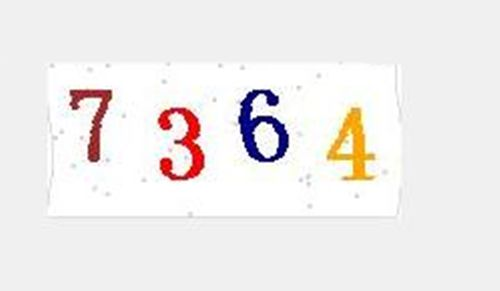
#> input picture TrainingBattalionGit/test4.jpeg, 500 x 291 px
$ python 'Login——知乎.py'
#> lines starting #> are read from the running program, lines starting #| are printed output that depends on the picture; after the words box and inside, x2 and y2 are one past the last pixel; in counts of white or black regions, pixels touching at a corner belong together
from PIL import Image
import tesserocr

#设置二值化阀值
def grad(threshold):
    grad = []
    threshold = 100
    for i in range(256):
        if i < threshold:
            grad.append(0)
        else:
            grad.append(1)
    return grad

image1=Image.open('test4.jpeg')
#> image1 is the input picture: PIL image 500x291 RGB; mean R, G, B 239.9, 236.8, 235.9
#做灰度处理
image1L = image1.convert('L')
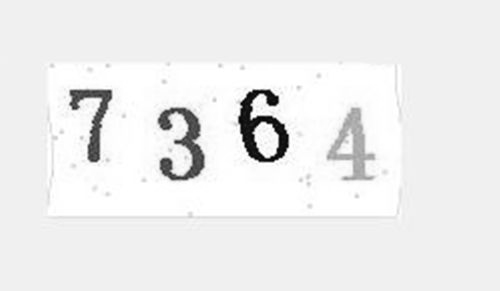
#> image1L: PIL image 500x291 L; min 5, max 255, mean 237.7
#二值化
# image11 = image1L.convert('1')

#设置二值化阀值
grad = grad(100)
image11 = image1L.point(grad,'1')
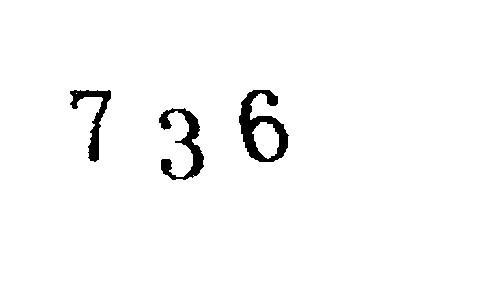
#> image11: PIL image 500x291 1; 97.6% white; 3 black regions, box (x1, y1, x2, y2) and area: (239, 90, 289, 162) 1515, (159, 108, 204, 180) 1146, (70, 90, 111, 162) 836
print(tesserocr.image_to_text(image11))
#> (this line was passed over: tesserocr is not available in this run)


print(tesserocr.file_to_text('test4.jpeg'))
#> (this line was passed over: tesserocr is not available in this run)
print(tesserocr.file_to_text('test3.jpg'))
#> (this line was passed over: tesserocr is not available in this run)
print(tesserocr.file_to_text('test2.jpg'))
#> (this line was passed over: tesserocr is not available in this run)
print(tesserocr.file_to_text('test1_1.jpg'))
#> (this line was passed over: tesserocr is not available in this run)
